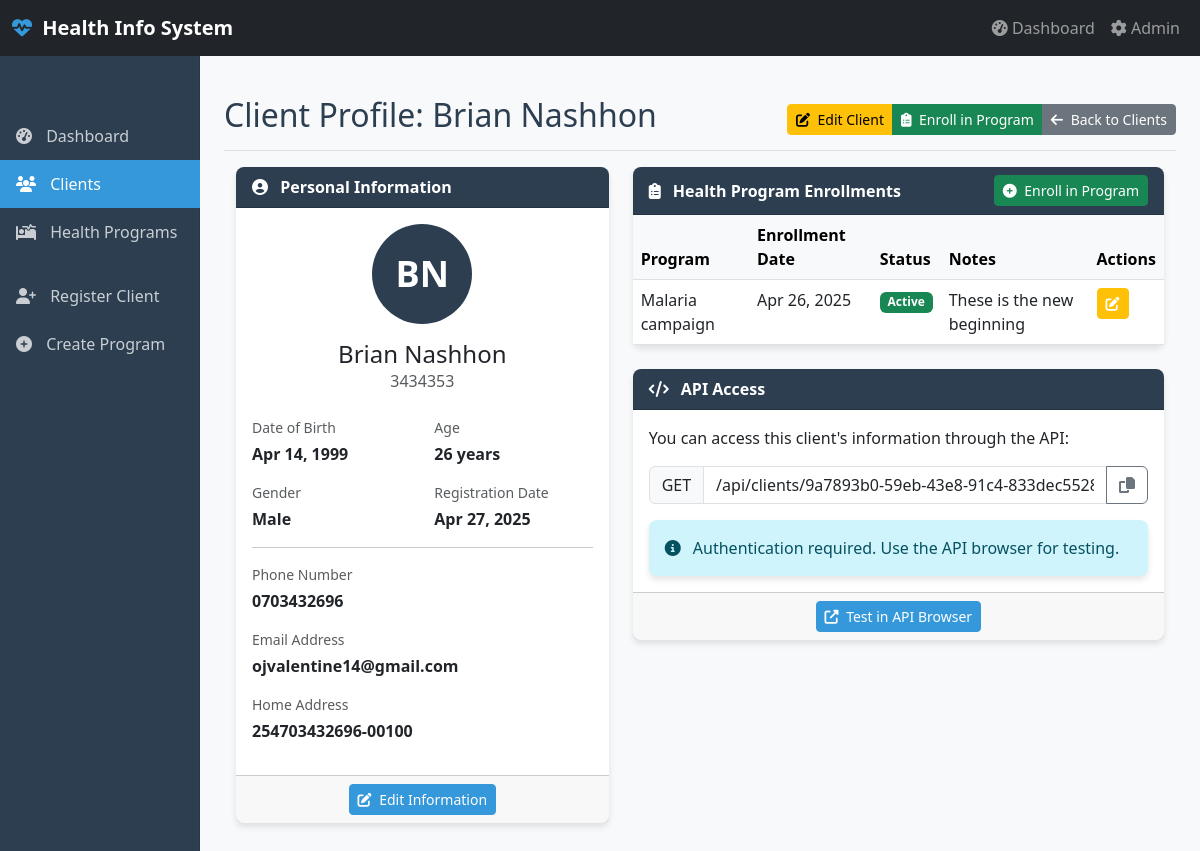
Before: /clients/9a7893b0-59eb-43e8-91c4-833dec5528be/ with the older database file.
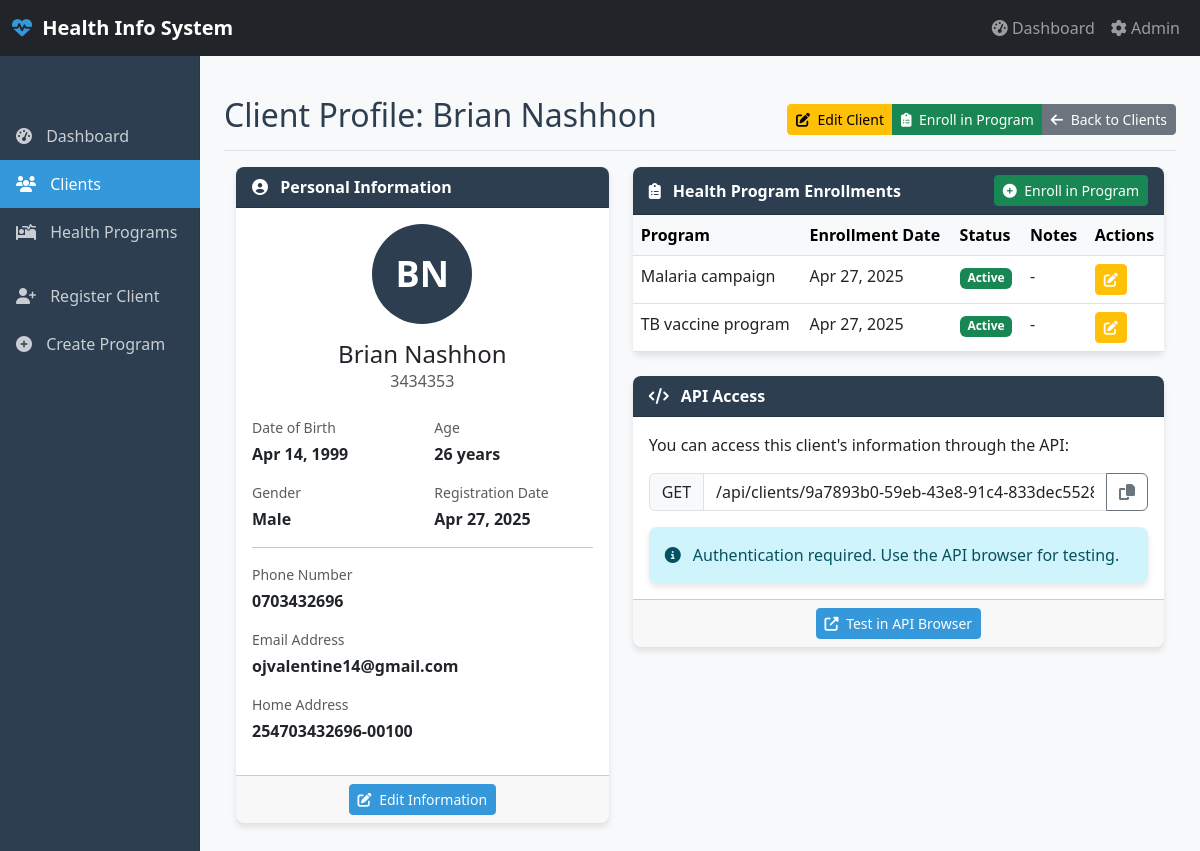
After: the same page with the newer database file.
### core/models.py (models this page shows, shortened)
class Enrollment(models.Model):
    id = models.UUIDField(primary_key=True, default=uuid.uuid4, editable=False)
    client = models.ForeignKey(Client, on_delete=models.CASCADE)
    program = models.ForeignKey(HealthProgram, on_delete=models.CASCADE)
    enrollment_date = models.DateField(default=timezone.now)
    notes = models.TextField(blank=True)
    is_active = models.BooleanField(default=True)
    created_at = models.DateTimeField(auto_now_add=True)
    updated_at = models.DateTimeField(auto_now=True)
    class Meta:
        unique_together = ['client', 'program']
        ordering = ['-enrollment_date']

class HealthProgram(models.Model):
    id = models.UUIDField(primary_key=True, default=uuid.uuid4, editable=False)
    name = models.CharField(max_length=100)
    description = models.TextField(blank=True)
    created_at = models.DateTimeField(auto_now_add=True)
    updated_at = models.DateTimeField(auto_now=True)
    class Meta:
        ordering = ['name']

### core/views.py (the view)
# urls.py: path('clients/<uuid:pk>/', views.client_detail, name='client_detail'),
def client_detail(request, pk):
    client = get_object_or_404(Client, pk=pk)
    enrollments = Enrollment.objects.filter(client=client).select_related('program')
    context = {
        'client': client,
        'enrollments': enrollments
    }
    return render(request, 'client/detail.html', context)

### core/models.py (called while the page is built)
    @property
    def full_name(self):
        return f"{self.first_name} {self.last_name}"

    @property
    def age(self):
        today = timezone.now().date()
        return today.year - self.date_of_birth.year - (
            (today.month, today.day) < (self.date_of_birth.month, self.date_of_birth.day)
        )

### core/templates/client/detail.html (shortened to what the changed rows need)
{% extends 'base.html' %}
{% block page_header %}Client Profile: {{ client.full_name }}{% endblock %}
{% block content %}
<div class="row">
    <div class="col-md-7" data-aos="fade-left">
        <div class="card mb-4">
            <div class="card-body p-0">
                <div class="table-responsive">
                    <table class="table table-hover mb-0">
                        <thead class="table-light">
                            <tr>
                                <th>Program</th>
                                <th>Enrollment Date</th>
                                <th>Status</th>
                                <th>Notes</th>
                                <th>Actions</th>
                            </tr>
                        </thead>
                        <tbody>
                            {% for enrollment in enrollments %}
                            <tr class="enrollment-row" data-aos="fade-up" data-aos-delay="{{ forloop.counter|add:100 }}">
                                <td>{{ enrollment.program.name }}</td>
                                <td>{{ enrollment.enrollment_date|date:"M d, Y" }}</td>
                                <td>
                                    {% if enrollment.is_active %}
                                    <span class="badge bg-success">Active</span>
                                    {% else %}
                                    <span class="badge bg-secondary">Inactive</span>
                                    {% endif %}
                                </td>
                                <td>{{ enrollment.notes|truncatechars:30|default:"-" }}</td>
                                <td>
                                    <a href="{% url 'update_enrollment' enrollment_id=enrollment.id %}" class="btn btn-sm btn-warning text-white">
                                        <i class="fas fa-edit"></i>
                                    </a>
                                </td>
                            </tr>
                            {% endfor %}
                        </tbody>
                    </table>
                </div>
            </div>
        </div>
    </div>
</div>
{% endblock %}

Changed rows visible on the page:
changed Enrollment "Malaria campaign": enrollment_date "Apr 26, 2025" → "Apr 27, 2025"; notes "These is the new beginning" → "-"
added Enrollment: program.name "TB vaccine program", enrollment_date "Apr 27, 2025", is_active "Active", notes "-"
